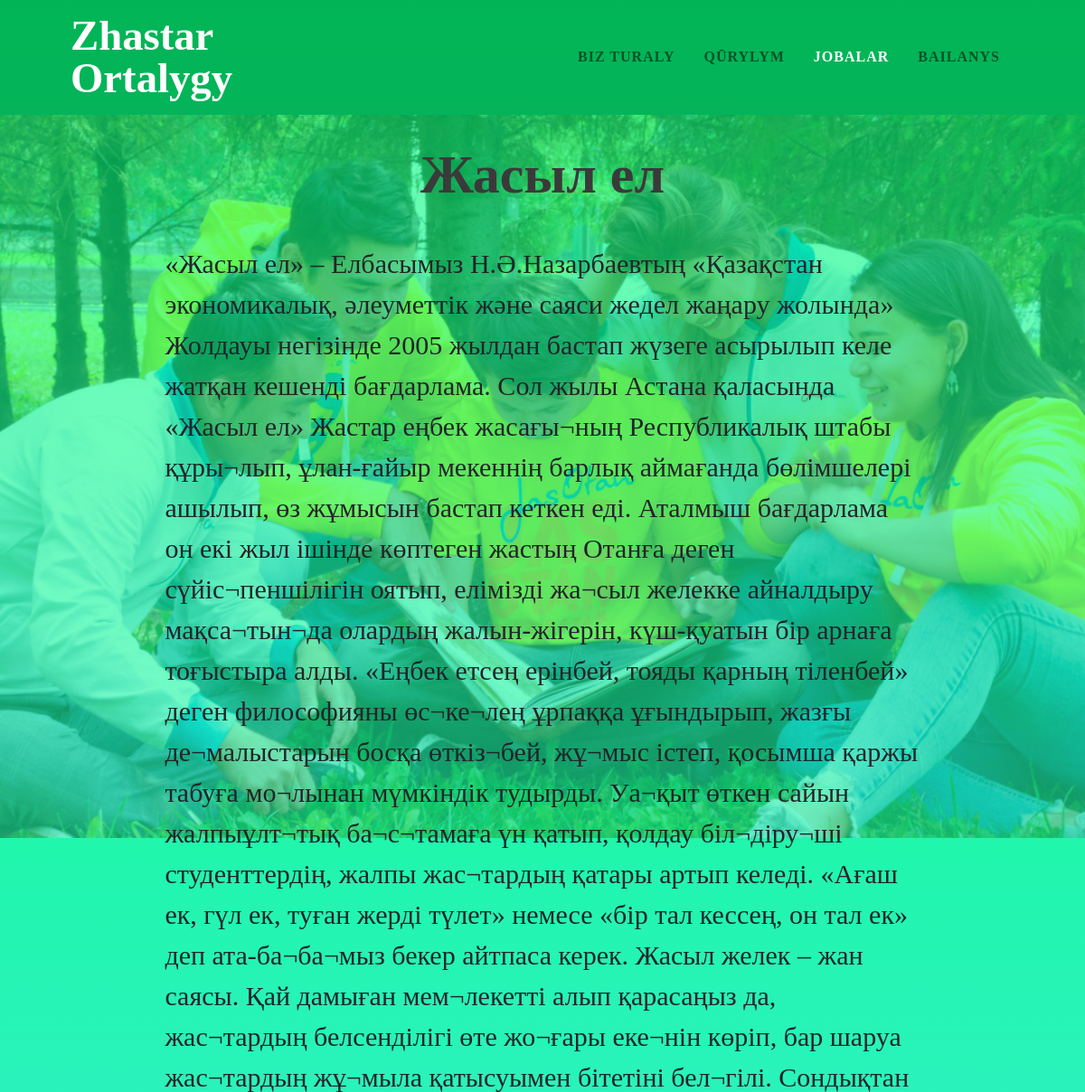
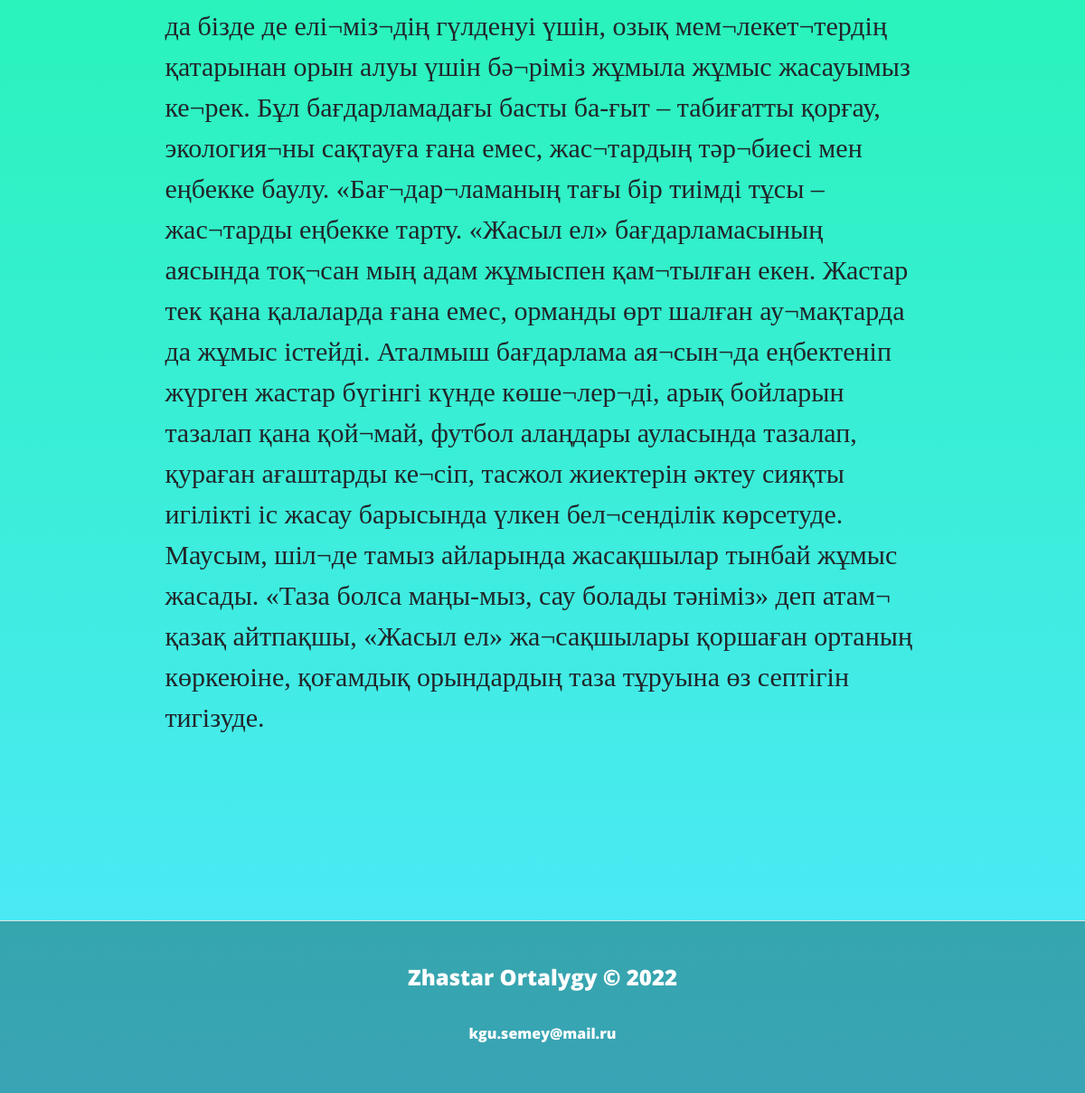
Page /projects/zhasyl-el on the committed database (2 pictures, top to bottom).
### main/models.py (models this page shows, shortened)
class Project(models.Model):
    title = models.CharField(max_length=100)
    slug = models.SlugField(blank=True, unique=True)
    text = models.TextField()
    status = models.IntegerField(choices=STATUS, default=0)
    created_at = models.DateTimeField(auto_now_add=True)
    updated_at = models.DateTimeField(auto_now=True)
    class Meta:
        ordering=("-created_at",)

### main/views.py (the view)
# urls.py: path('projects/<slug:slug>', project_detail_view, name="project_detail_view"),
def project_detail_view(request, slug):
    project = Project.objects.get(slug=slug)
    return render(request, "detail_project.html", {'project':project})

### templates/detail_project.html (shortened to what this page needs)
{% extends 'base.html' %}
{% load static %}
{% block navbar %}<nav class="navbar navbar-expand-lg navbar-light position-relative" id="mainNav">
            <div class="container px-4 px-lg-5">
                <img src="{%static 'images/Logo.svg'%}" id="navbar_logotip"/>
                <div class="collapse navbar-collapse" id="navbarResponsive">
                    <ul class="navbar-nav ms-auto py-4 py-lg-0">
                        <li class="nav-item"><a class="nav-link px-lg-3 py-3 py-lg-4" href="{% url 'home' %}" id="navbar_text">Bız turaly</a></li>
                        <li class="nav-item"><a class="nav-link px-lg-3 py-3 py-lg-4" href="{% url 'structure' %}" id="navbar_text">Qūrylym</a></li>
                        <li class="nav-item"><a class="nav-link px-lg-3 py-3 py-lg-4" href="{% url 'projects' %}" id="navbar_textMain">Jobalar</a></li>
                        <li class="nav-item"><a class="nav-link px-lg-3 py-3 py-lg-4" href="{% url 'contact' %}" id="navbar_text">Bailanys</a></li>
                    </ul>
                </div>
            </div>
        </nav>{% endblock navbar %}
{% block content %}<div id="pr_div"><div class="container px-4 px-lg-5">
            <div class="row gx-4 gx-lg-5 justify-content-center">
                    <div id="vidy_uslug">
                        <h1 id="h1_title">{{project.title}}</h1>
                    </div>
                </div>
                <p id="detail_text">{{project.text}}</p>
                <br><br><br><br>
                </div></div>
        </div>{% endblock content %}

### rows in the picture
Project: title "Жасыл ел", text "«Жасыл ел» – Елбасымыз Н.Ә.Назарбаевтың «Қазақстан экономикалық, әлеуметтiк және саяси жедел жаңару жолында» Жолдауы негізінде 2005 жылдан бастап жүзеге асырылып келе жатқан кешенді бағдарлама. Сол жылы Астана қаласында «Жасыл ел» Жастар еңбек жасағы¬ның Республикалық штабы құры¬лып, ұлан-ғайыр мекеннің барлық аймағанда бөлімшелері ашылып, өз жұмысын бастап кеткен еді. Аталмыш бағдарлама он екі жыл ішінде көптеген жастың Отанға деген сүйіс¬пеншілігін оятып, елімізді жа¬сыл желекке айналдыру мақса¬тын¬да олардың жалын-жігерін, күш-қуатын бір арнаға тоғыстыра алды. «Еңбек етсең ерінбей, тояды қарның тіленбей» деген философияны өс¬ке¬лең ұрпаққа ұғындырып, жазғы де¬малыстарын босқа өткіз¬бей,…"
